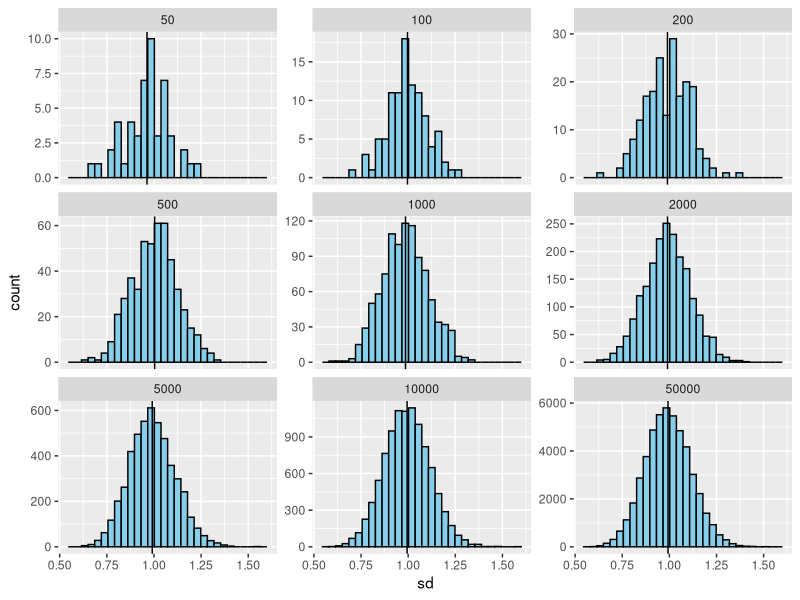

Here is the R script that generated this plot:
library(tidyverse)

# function ----------------------------------------------------------------
xnorms <- function(n_ps, n_obs) {
    #make matrix with each column being a participant 
    # and each row being an observation
    mat <- matrix(NA, nrow = n_ps, ncol = n_obs)
    
    #populate matrix with indep norm 
    for(i in 1:n_ps) {
      mat[i, ] <- rnorm(n_obs)
    }
    return(mat)
}

# simulations -------------------------------------------------------------
sims <-  tibble(
  n_ps    = c(50, 100, 200, 500, 1000, 2000, 5000, 10000, 50000),
  n_obs   = rep(35, length(n_ps)),
  data    = map2(n_ps, n_obs, xnorms),
  sd      = map(data, ~ apply(.x, 1, sd)),
  sd_mean = map_dbl(sd, mean),
  sd_sd   = map_dbl(sd, stats::sd),
  sd_se   = sd_sd/sqrt(n_obs),
  sd_min  = map_dbl(sd, min),
  sd_p05  = map_dbl(sd, ~ quantile(.x, probs = .05)),
  sd_Q1   = map_dbl(sd, quantile, probs = .25),
  sd_mdn  = map_dbl(sd, quantile, .50),
  sd_Q3   = map_dbl(sd, quantile, .75),
  sd_p95  = map_dbl(sd, quantile, .95),
  sd_max  = map_dbl(sd, max)
) 

# Histograms --------------------------------------------------------------
sims %>%
  unnest(sd) %>%  
  ggplot(aes(x = sd)) +
  geom_histogram(fill = "skyblue", col = "black") + 
  geom_vline(aes(xintercept = sd_mean)) +
  facet_wrap(~n_ps, scales = "free_y")

